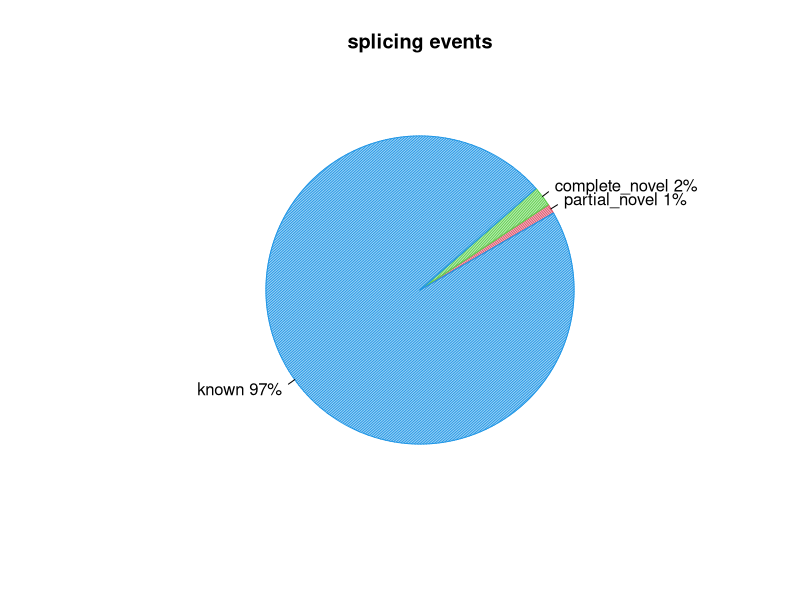
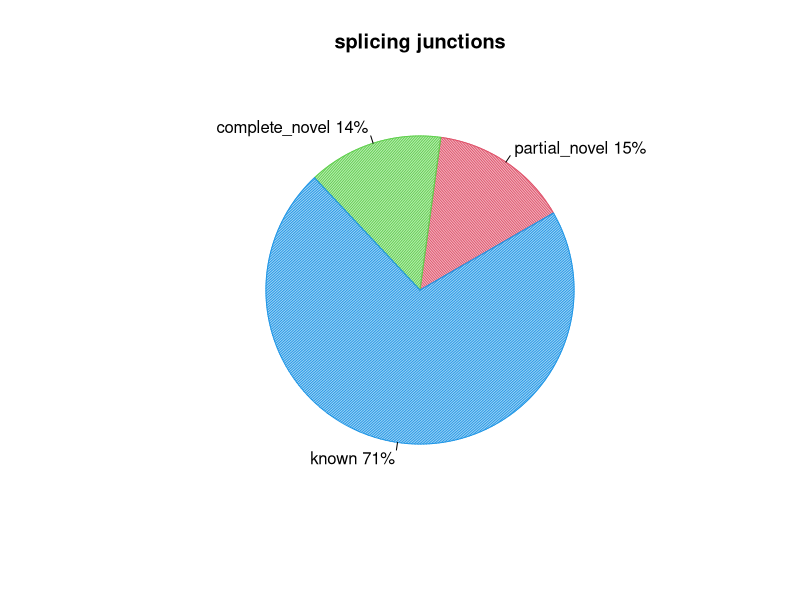

Write the R code that produced these figures, in order.
pdf("/home/genetics/HW1/mapped_data_quality/SRR11647687.splice_events.pdf")
events=c(0.99569804346519,2.100328205801786,96.6499737378381)
pie(events,col=c(2,3,4),init.angle=30,angle=c(60,120,150),density=c(70,70,70),main="splicing events",labels=c("partial_novel 1%","complete_novel 2%","known 97%"))
dev.off()
pdf("/home/genetics/HW1/mapped_data_quality/SRR11647687.splice_junction.pdf")
junction=c(14.505722066257276,14.167743456136437,71.32653447760629)
pie(junction,col=c(2,3,4),init.angle=30,angle=c(60,120,150),density=c(70,70,70),main="splicing junctions",labels=c("partial_novel 15%","complete_novel 14%","known 71%"))
dev.off()
